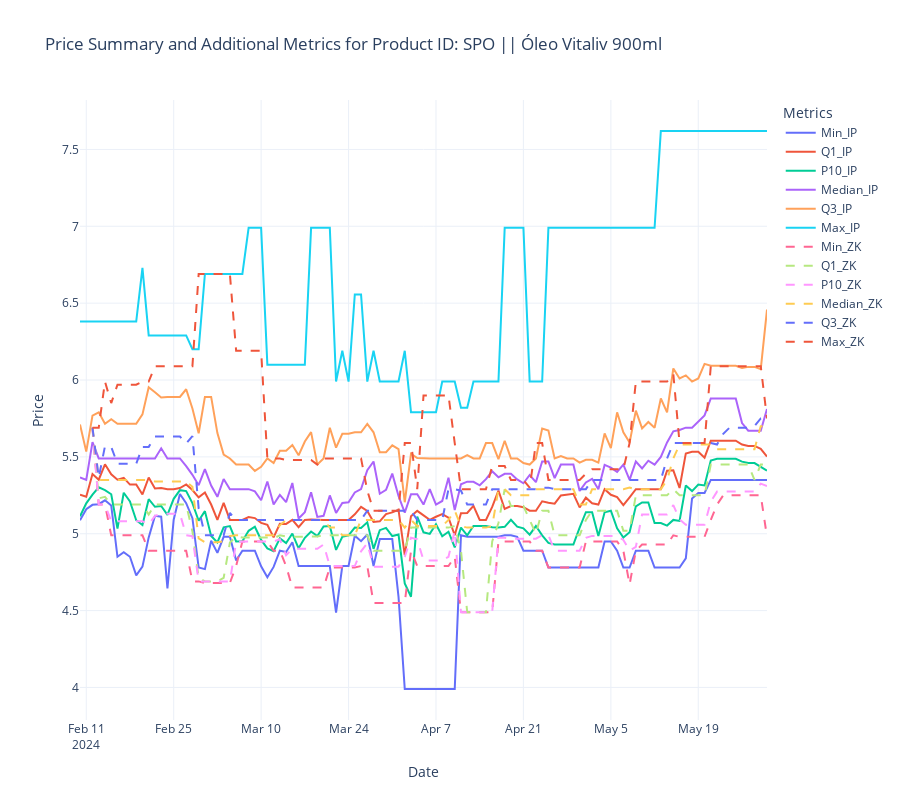

Notebook source saved alongside this figure:
### Code cell
import plotly.express as px
import plotly.graph_objects as go
import ipywidgets as widgets
from ipywidgets import interact

# Function to plot data for a single product with additional metrics
def plot_product_prices_with_complement(product_name):
    product_data = merged_df[merged_df['product_name'] == product_name]

    fig = go.Figure()

    # Plot the summary statistics
    fig.add_trace(go.Scatter(x=product_data['quotation_date'], y=product_data['min_x'], mode='lines', name='Min_IP'))
    fig.add_trace(go.Scatter(x=product_data['quotation_date'], y=product_data['q1_x'], mode='lines', name='Q1_IP'))
    fig.add_trace(go.Scatter(x=product_data['quotation_date'], y=product_data['p10_x'], mode='lines', name='P10_IP'))
    fig.add_trace(go.Scatter(x=product_data['quotation_date'], y=product_data['median_x'], mode='lines', name='Median_IP'))
    fig.add_trace(go.Scatter(x=product_data['quotation_date'], y=product_data['q3_x'], mode='lines', name='Q3_IP'))
    fig.add_trace(go.Scatter(x=product_data['quotation_date'], y=product_data['max_x'], mode='lines', name='Max_IP'))

    # Plot the summary statistics
    fig.add_trace(go.Scatter(x=product_data['quotation_date'], y=product_data['min_y'], mode='lines', line=dict(dash='dash'),  name='Min_ZK'))
    fig.add_trace(go.Scatter(x=product_data['quotation_date'], y=product_data['q1_y'], mode='lines', line=dict(dash='dash'), name='Q1_ZK'))
    fig.add_trace(go.Scatter(x=product_data['quotation_date'], y=product_data['p10_y'], mode='lines', line=dict(dash='dash'), name='P10_ZK'))
    fig.add_trace(go.Scatter(x=product_data['quotation_date'], y=product_data['median_y'], mode='lines', line=dict(dash='dash'), name='Median_ZK'))
    fig.add_trace(go.Scatter(x=product_data['quotation_date'], y=product_data['q3_y'], mode='lines', line=dict(dash='dash'), name='Q3_ZK'))
    fig.add_trace(go.Scatter(x=product_data['quotation_date'], y=product_data['max_y'], mode='lines', line=dict(dash='dash'), name='Max_ZK'))
        
    fig.update_layout(
        title=f'Price Summary and Additional Metrics for Product ID: {product_name}',
        xaxis_title='Date',
        yaxis_title='Price',
        legend_title='Metrics',
        height=800,
        template='plotly_white'
    )

    fig.show()

# Get unique product IDs
product_names = pd.Series(merged_df.product_name.unique()).sort_values()

# Create dropdown widget
dropdown = widgets.Dropdown(options=product_names, description='Product Name:')

# Interact function to update plot based on dropdown selection
interact(plot_product_prices_with_complement, product_name=dropdown)
